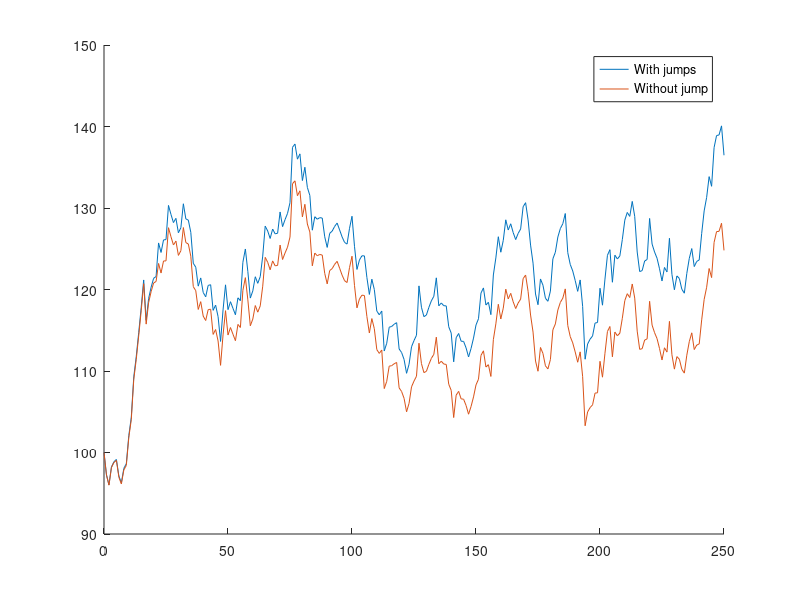

This figure's MATLAB source:
function Jump
%Function that simulates a stochastic process with jumps
%Initial parameters
X0=100;
mu=0.05;
Div=0.00;
Lambda= 3;
sigma=0.3;
muJ=0.02;
sigmaJ=0.10;
T=1;
NbPas=200;
NbStep=250; %Number of steps per year
DeltaT=1/NbStep;
NbDays=T*NbStep;
k=exp(-muJ)-1;
%Simulation of Poisson and Gaussian random variables
PoissonG=poissrnd(Lambda/NbPas,1,NbDays);
DeltaZ=randn(1,NbDays);
PoissonJumps=zeros(1,NbDays);
%Determination of jumps for the Poisson process
for i=1:NbDays
PoissonJumpss(1,i)=sum(randn(PoissonG(1,i),1));
end
%Constructing the increments
IncrementsJumps=(mu-Div-Lambda*k-0.5*sigma^2)*DeltaT*...
ones(1,NbDays)+sigma*sqrt(DeltaT)*DeltaZ+...
(muJ-0.5*sigmaJ^2)*PoissonG+sigmaJ*...
PoissonJumps;
Increments=(mu-Div-0.5*sigma^2)*DeltaT*ones(1,NbDays)+...
sigma*sqrt(DeltaT)*DeltaZ;
SolJumps=exp(cumsum([log(X0),IncrementsJumps],2));
Sol=exp(cumsum([log(X0),Increments],2));
%Graph of the trajectories with and without jumps
figure
hold on
plot(0:1:NbDays,SolJumps,0:1:NbDays,Sol);
legend('With jumps','Without jump');
hold off
end